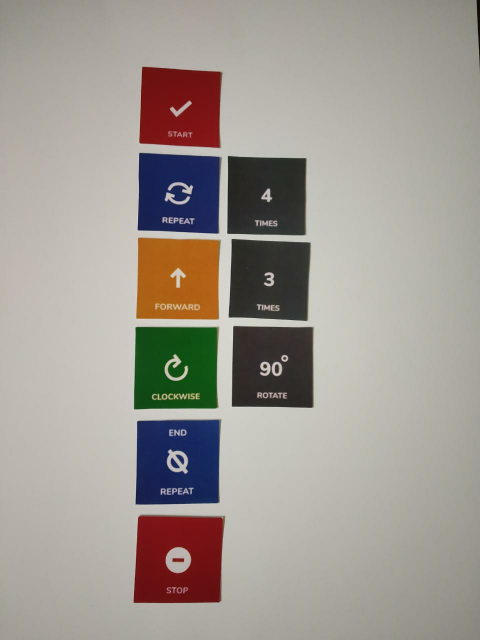
#> input picture backend/BlockDetector/block_sequence_detection/test/test1.jpeg, 960 x 1280 px (shown at 1/2 size)
$ python block_detector.py
#> lines starting #> are read from the running program, lines starting #| are printed output that depends on the picture; after the words box and inside, x2 and y2 are one past the last pixel; in counts of white or black regions, pixels touching at a corner belong together
import cv2
import imutils
import numpy as np


def scale_contour(contour, scale):

    M = cv2.moments(contour)
    cx = int(M['m10']/M['m00'])
    cy = int(M['m01']/M['m00'])

    cx_scaled = int(M['m10']/M['m00'])*scale
    cy_scaled = int(M['m01']/M['m00'])*scale

    cnt_norm = contour - [cx, cy]
    cnt_scaled = cnt_norm * scale
    cnt_scaled = cnt_scaled + [cx_scaled, cy_scaled]
    cnt_scaled = cnt_scaled.astype(np.int32)

    return cnt_scaled, cy_scaled

def preprocess(path_to_image):

	# load image and resize to smaller factor for better shape approximation
	image = cv2.imread(path_to_image)
	resized = imutils.resize(image, width=300)
	ratio = image.shape[0] / float(resized.shape[0])

	# convert the resized image to grayscale, blur slightly and threshold it
	gray = cv2.cvtColor(resized, cv2.COLOR_BGR2GRAY)
	blurred = cv2.medianBlur(gray,5)

	# sharpen image to enhance edges
	kernel = np.array((
	[0, -1, 0],
	[-1, 5, -1],
	[0, -1, 0]), dtype="int")
	sharpened = cv2.filter2D(blurred, -1, kernel)

	return sharpened, image, ratio

def contour_detection(preprocessed_image, src_image, ratio):

	output_patches = []
	centroids = []
	heights = [] # h/2

	edged = cv2.Canny(preprocessed_image, 30, 200)
	contours, hierarchy = cv2.findContours(edged, cv2.RETR_EXTERNAL, cv2.CHAIN_APPROX_NONE)

	token_number = 0

	for contour in reversed(contours):
		if len(contour) >= 4:
			if cv2.contourArea(contour) > 300:
				token_number += 1

				cnt_scaled, cy_scaled = scale_contour(contour, ratio)

				x, y, w, h = cv2.boundingRect(cnt_scaled)
				roi = src_image[y:y+h, x:x+w]
				cv2.imshow('patch'+ str(token_number), roi)
				cv2.waitKey(0)
				cv2.destroyAllWindows()

				output_patches.append(roi)
				centroids.append(cy_scaled)
				heights.append(h/2)
				# [15 lines of commented-out code are left out]

	return output_patches, centroids, heights

def get_line_numbers(centroids, heights):

	line_number = [1] # initialise line no of first token

	for i in range(1, len(centroids)):
		if abs(centroids[i] - centroids[i-1]) <  abs(heights[i] + heights[i-1]):  # heights already in h/2
			line_number.append(line_number[len(line_number)-1])
		else:
			line_number.append(line_number[len(line_number)-1] + 1)

	return line_number


def detect_tokens(path_to_image): # wrapper function

	'''output : output_patches = list of cropped token images
				line_number    = list of line numbers where each token appears

			use the index of list for the sequential token numbers
	'''

	preprocessed_img, img, ratio = preprocess(path_to_image)
#> in preprocess, image is the input picture: shape (1280, 960, 3); mean B, G, R 146.9, 153.9, 160.5
#> in preprocess, `resized = imutils.resize(image, width=300)`:
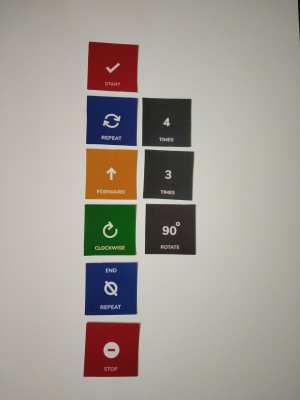
#> resized: shape (400, 300, 3); mean B, G, R 147, 153.9, 160.5
#> in preprocess, `gray = cv2.cvtColor(resized, cv2.COLOR_BGR2GRAY)`:
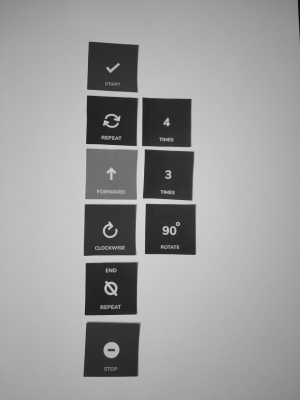
#> gray: shape (400, 300); min 12, max 215, mean 155.1
#> in preprocess, `sharpened = cv2.filter2D(blurred, -1, kernel)`:
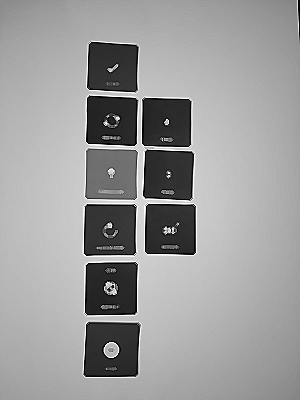
#> sharpened: shape (400, 300); min 0, max 255, mean 155
#> ratio = 3.2
	output_patches, centroids, heights =  contour_detection(preprocessed_img, img, ratio)
#> in contour_detection, `edged = cv2.Canny(preprocessed_image, 30, 200)`:
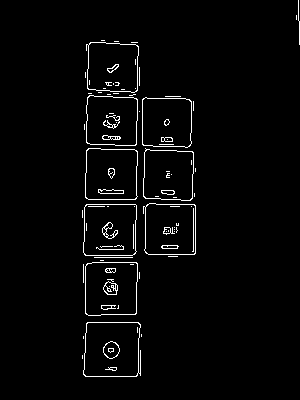
#> edged: shape (400, 300); 2.6% white in thin lines or dots, all inside (x1, y1, x2, y2) = (82, 0, 300, 377)
#> in contour_detection, `contours, hierarchy = cv2.findContours(edged, cv2.RETR_EXTERNAL, cv2.C..`: contours = 36 contours, 27 with area under 20; largest, box (x1, y1, x2, y2) and area: (83, 322, 141, 377) 2895, (85, 262, 138, 316) 2674, (83, 204, 137, 256) 2622, (85, 148, 138, 200) 2550, (143, 203, 196, 255) 2502
#> the loop in contour_detection, `for contour in reversed(contours):` made 36 passes
#> (cx in scale_contour, cy in scale_contour, cx_scaled in scale_contour, cy_scaled, x, y, w, h) on passes 5, 14, 16, 20, 21, 24, 25, 30, 33: (112, 66, 358.4, 211.2, 275, 134, 167, 161), (111, 120, 355.2, 384, 275, 304, 164, 161), (166, 121, 531.2, 387.2, 454, 310, 158, 161), (110, 173, 352, 553.6, 272, 473, 167, 164), (168, 174, 537.6, 556.8, 457, 473, 161, 168), (169, 228, 540.8, 729.6, 457, 649, 168, 164), (109, 229, 348.8, 732.8, 265, 652, 171, 165), (110, 288, 352, 921.6, 272, 838, 167, 171), (111, 349, 355.2, 1116.8, 265, 1030, 184, 174)
#> contour on passes 18, 34, 35: [[139, 111]], [[141, 334], [141, 335], [141, 336], [141, 335]], [[83, 336], [83, 337], [83, 338], [83, 337]]
#> after the loop in contour_detection, `for contour in reversed(contours):`: centroids = [211.2, 384, 387.2, 553.6, 556.8, 729.6, 732.8, 921.6, 1116.8]; heights = [80.5, 80.5, 80.5, 82, 84, 82, 82.5, 85.5, 87]; output_patches = 9 items; token_number = 9
#> output_patches = 9 items; heights = [80.5, 80.5, 80.5, 82, 84, 82, 82.5, 85.5, 87]
	line_number = get_line_numbers(centroids, heights)
#> the loop in get_line_numbers, `for i in range(1, len(centroids)):` made 8 passes
#> after the loop in get_line_numbers, `for i in range(1, len(centroids)):`: line_number = [1, 2, 2, 3, 3, 4, 4, 5, 6]
#> line_number = [1, 2, 2, 3, 3, 4, 4, 5, 6]

	return output_patches, line_number


# test
image_path = './test/test1.jpeg'
output_patches, line_number = detect_tokens(image_path)
#> output_patches = 9 items; line_number = [1, 2, 2, 3, 3, 4, 4, 5, 6]
print(line_number)
#| [1, 2, 2, 3, 3, 4, 4, 5, 6]
